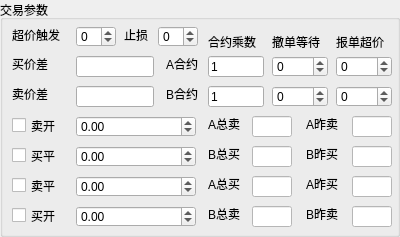
       <widget class="QGroupBox" name="groupBox">
        <property name="geometry">
         <rect>
          <x>8</x>
          <y>202</y>
          <width>400</width>
          <height>237</height>
         </rect>
        </property>
        <property name="title">
         <string>交易参数</string>
        </property>
        <widget class="QLineEdit" name="lineEdit_Azuosell">
         <property name="enabled">
          <bool>true</bool>
         </property>
         <property name="geometry">
          <rect>
           <x>352</x>
           <y>116</y>
           <width>40</width>
           <height>21</height>
          </rect>
         </property>
         <property name="sizePolicy">
          <sizepolicy hsizetype="Expanding" vsizetype="Fixed">
           <horstretch>0</horstretch>
           <verstretch>0</verstretch>
          </sizepolicy>
         </property>
         <property name="styleSheet">
          <string notr="true">color: rgb(0, 0, 0);
background-color: rgb(255, 255, 255);</string>
         </property>
         <property name="text">
          <string/>
         </property>
         <property name="readOnly">
          <bool>true</bool>
         </property>
        </widget>
        <widget class="QLabel" name="label_Abaodanpianyi_2">
         <property name="geometry">
          <rect>
           <x>336</x>
           <y>34</y>
           <width>60</width>
           <height>16</height>
          </rect>
         </property>
         <property name="text">
          <string>报单超价</string>
         </property>
        </widget>
        <widget class="QLineEdit" name="lineEdit_Bzuosell">
         <property name="enabled">
          <bool>true</bool>
         </property>
         <property name="geometry">
          <rect>
           <x>352</x>
           <y>206</y>
           <width>40</width>
           <height>21</height>
          </rect>
         </property>
         <property name="styleSheet">
          <string notr="true">color: rgb(0, 0, 0);
background-color: rgb(255, 255, 255);</string>
         </property>
         <property name="text">
          <string/>
         </property>
         <property name="readOnly">
          <bool>true</bool>
         </property>
        </widget>
        <widget class="QCheckBox" name="checkBox_duotoukai">
         <property name="geometry">
          <rect>
           <x>12</x>
           <y>206</y>
           <width>60</width>
           <height>19</height>
          </rect>
         </property>
         <property name="text">
          <string>买开</string>
         </property>
        </widget>
        <widget class="QLabel" name="label_Azongsell">
         <property name="geometry">
          <rect>
           <x>208</x>
           <y>116</y>
           <width>38</width>
           <height>16</height>
          </rect>
         </property>
         <property name="text">
          <string>A总卖</string>
         </property>
        </widget>
        <widget class="QSpinBox" name="spinBox_Abaodanpianyi">
         <property name="geometry">
          <rect>
           <x>336</x>
           <y>56</y>
           <width>56</width>
           <height>21</height>
          </rect>
         </property>
         <property name="minimum">
          <number>-999999999</number>
         </property>
         <property name="maximum">
          <number>999999999</number>
         </property>
        </widget>
        <widget class="QLabel" name="label_Bzongsell">
         <property name="geometry">
          <rect>
           <x>208</x>
           <y>206</y>
           <width>38</width>
           <height>16</height>
          </rect>
         </property>
         <property name="text">
          <string>B总卖</string>
         </property>
        </widget>
        <widget class="QSpinBox" name="spinBox_Bdengdai">
         <property name="geometry">
          <rect>
           <x>272</x>
           <y>86</y>
           <width>56</width>
           <height>21</height>
          </rect>
         </property>
         <property name="minimum">
          <number>-999999999</number>
         </property>
         <property name="maximum">
          <number>999999999</number>
         </property>
        </widget>
        <widget class="QDoubleSpinBox" name="doubleSpinBox_duotouping">
         <property name="geometry">
          <rect>
           <x>76</x>
           <y>176</y>
           <width>120</width>
           <height>21</height>
          </rect>
         </property>
         <property name="minimum">
          <double>-99999999.000000000000000</double>
         </property>
         <property name="maximum">
          <double>99999999.000000000000000</double>
         </property>
         <property name="value">
          <double>0.000000000000000</double>
         </property>
        </widget>
        <widget class="QCheckBox" name="checkBox_duotouping">
         <property name="geometry">
          <rect>
           <x>12</x>
           <y>176</y>
           <width>60</width>
           <height>19</height>
          </rect>
         </property>
         <property name="text">
          <string>卖平</string>
         </property>
        </widget>
        <widget class="QLineEdit" name="lineEdit_Bzuobuy">
         <property name="enabled">
          <bool>true</bool>
         </property>
         <property name="geometry">
          <rect>
           <x>352</x>
           <y>146</y>
           <width>40</width>
           <height>21</height>
          </rect>
         </property>
         <property name="sizePolicy">
          <sizepolicy hsizetype="Expanding" vsizetype="Fixed">
           <horstretch>0</horstretch>
           <verstretch>0</verstretch>
          </sizepolicy>
         </property>
         <property name="styleSheet">
          <string notr="true">color: rgb(0, 0, 0);
background-color: rgb(255, 255, 255);</string>
         </property>
         <property name="text">
          <string/>
         </property>
         <property name="readOnly">
          <bool>true</bool>
         </property>
        </widget>
        <widget class="QLineEdit" name="lineEdit_Bzongbuy">
         <property name="enabled">
          <bool>true</bool>
         </property>
         <property name="geometry">
          <rect>
           <x>252</x>
           <y>146</y>
           <width>40</width>
           <height>21</height>
          </rect>
         </property>
         <property name="styleSheet">
          <string notr="true">color: rgb(0, 0, 0);
background-color: rgb(255, 255, 255);</string>
         </property>
         <property name="text">
          <string/>
         </property>
         <property name="readOnly">
          <bool>true</bool>
         </property>
        </widget>
        <widget class="QLineEdit" name="lineEdit_Azongsell">
         <property name="enabled">
          <bool>true</bool>
         </property>
         <property name="geometry">
          <rect>
           <x>252</x>
           <y>116</y>
           <width>40</width>
           <height>21</height>
          </rect>
         </property>
         <property name="font">
          <font>
           <weight>50</weight>
           <bold>false</bold>
          </font>
         </property>
         <property name="styleSheet">
          <string notr="true">color: rgb(0, 0, 0);
background-color: rgb(255, 255, 255);</string>
         </property>
         <property name="text">
          <string/>
         </property>
         <property name="readOnly">
          <bool>true</bool>
         </property>
        </widget>
        <widget class="QDoubleSpinBox" name="doubleSpinBox_kongtoukai">
         <property name="geometry">
          <rect>
           <x>76</x>
           <y>116</y>
           <width>120</width>
           <height>21</height>
          </rect>
         </property>
         <property name="sizePolicy">
          <sizepolicy hsizetype="Minimum" vsizetype="Fixed">
           <horstretch>0</horstretch>
           <verstretch>0</verstretch>
          </sizepolicy>
         </property>
         <property name="baseSize">
          <size>
           <width>0</width>
           <height>0</height>
          </size>
         </property>
         <property name="minimum">
          <double>-99999999.000000000000000</double>
         </property>
         <property name="maximum">
          <double>99999999.000000000000000</double>
         </property>
         <property name="value">
          <double>0.000000000000000</double>
         </property>
        </widget>
        <widget class="QLabel" name="label_kongtoujiacha">
         <property name="geometry">
          <rect>
           <x>12</x>
           <y>56</y>
           <width>50</width>
           <height>16</height>
          </rect>
         </property>
         <property name="text">
          <string>买价差</string>
         </property>
        </widget>
        <widget class="QSpinBox" name="spinBox_Bbaodanpianyi">
         <property name="geometry">
          <rect>
           <x>336</x>
           <y>86</y>
           <width>56</width>
           <height>21</height>
          </rect>
         </property>
         <property name="minimum">
          <number>-999999999</number>
         </property>
         <property name="maximum">
          <number>999999999</number>
         </property>
        </widget>
        <widget class="QLabel" name="label_Adengdai_2">
         <property name="geometry">
          <rect>
           <x>272</x>
           <y>34</y>
           <width>60</width>
           <height>16</height>
          </rect>
         </property>
         <property name="text">
          <string>撤单等待</string>
         </property>
        </widget>
        <widget class="QLabel" name="label_Bzongbuy">
         <property name="geometry">
          <rect>
           <x>208</x>
           <y>146</y>
           <width>38</width>
           <height>16</height>
          </rect>
         </property>
         <property name="text">
          <string>B总买</string>
         </property>
        </widget>
        <widget class="QDoubleSpinBox" name="doubleSpinBox_kongtouping">
         <property name="geometry">
          <rect>
           <x>76</x>
           <y>146</y>
           <width>120</width>
           <height>21</height>
          </rect>
         </property>
         <property name="minimum">
          <double>-99999999.000000000000000</double>
         </property>
         <property name="maximum">
          <double>99999999.000000000000000</double>
         </property>
         <property name="value">
          <double>0.000000000000000</double>
         </property>
        </widget>
        <widget class="QCheckBox" name="checkBox_kongtouping">
         <property name="geometry">
          <rect>
           <x>12</x>
           <y>146</y>
           <width>60</width>
           <height>19</height>
          </rect>
         </property>
         <property name="text">
          <string>买平</string>
         </property>
        </widget>
        <widget class="QSpinBox" name="spinBox_Adengdai">
         <property name="geometry">
          <rect>
           <x>272</x>
           <y>56</y>
           <width>56</width>
           <height>21</height>
          </rect>
         </property>
         <property name="minimum">
          <number>-999999999</number>
         </property>
         <property name="maximum">
          <number>999999999</number>
         </property>
        </widget>
        <widget class="QLineEdit" name="lineEdit_Azongbuy">
         <property name="enabled">
          <bool>true</bool>
         </property>
         <property name="geometry">
          <rect>
           <x>252</x>
           <y>176</y>
           <width>40</width>
           <height>21</height>
          </rect>
         </property>
         <property name="styleSheet">
          <string notr="true">color: rgb(0, 0, 0);
background-color: rgb(255, 255, 255);</string>
         </property>
         <property name="text">
          <string/>
         </property>
         <property name="readOnly">
          <bool>true</bool>
         </property>
        </widget>
        <widget class="QLineEdit" name="lineEdit_duotoujiacha">
         <property name="geometry">
          <rect>
           <x>76</x>
           <y>86</y>
           <width>78</width>
           <height>21</height>
          </rect>
         </property>
         <property name="text">
          <string/>
         </property>
        </widget>
        <widget class="QLabel" name="label_duotoujiacha">
         <property name="geometry">
          <rect>
           <x>12</x>
           <y>86</y>
           <width>50</width>
           <height>16</height>
          </rect>
         </property>
         <property name="text">
          <string>卖价差</string>
         </property>
        </widget>
        <widget class="QLabel" name="label_Ajinsell">
         <property name="geometry">
          <rect>
           <x>306</x>
           <y>116</y>
           <width>38</width>
           <height>16</height>
          </rect>
         </property>
         <property name="text">
          <string>A昨卖</string>
         </property>
        </widget>
        <widget class="QLabel" name="label_Bjinbuy">
         <property name="geometry">
          <rect>
           <x>306</x>
           <y>146</y>
           <width>38</width>
           <height>16</height>
          </rect>
         </property>
         <property name="text">
          <string>B昨买</string>
         </property>
        </widget>
        <widget class="QLabel" name="label_Aheyue_2">
         <property name="geometry">
          <rect>
           <x>166</x>
           <y>56</y>
           <width>40</width>
           <height>16</height>
          </rect>
         </property>
         <property name="text">
          <string>A合约</string>
         </property>
        </widget>
        <widget class="QLineEdit" name="lineEdit_Azuobuy">
         <property name="enabled">
          <bool>true</bool>
         </property>
         <property name="geometry">
          <rect>
           <x>352</x>
           <y>176</y>
           <width>40</width>
           <height>21</height>
          </rect>
         </property>
         <property name="sizePolicy">
          <sizepolicy hsizetype="Expanding" vsizetype="Fixed">
           <horstretch>0</horstretch>
           <verstretch>0</verstretch>
          </sizepolicy>
         </property>
         <property name="styleSheet">
          <string notr="true">color: rgb(0, 0, 0);
background-color: rgb(255, 255, 255);</string>
         </property>
         <property name="text">
          <string/>
         </property>
         <property name="readOnly">
          <bool>true</bool>
         </property>
        </widget>
        <widget class="QLineEdit" name="lineEdit_Bzongsell">
         <property name="enabled">
          <bool>true</bool>
         </property>
         <property name="geometry">
          <rect>
           <x>252</x>
           <y>206</y>
           <width>40</width>
           <height>21</height>
          </rect>
         </property>
         <property name="styleSheet">
          <string notr="true">color: rgb(0, 0, 0);
background-color: rgb(255, 255, 255);</string>
         </property>
         <property name="text">
          <string/>
         </property>
         <property name="readOnly">
          <bool>true</bool>
         </property>
        </widget>
        <widget class="QLabel" name="label_Bjinsell">
         <property name="geometry">
          <rect>
           <x>306</x>
           <y>206</y>
           <width>38</width>
           <height>16</height>
          </rect>
         </property>
         <property name="text">
          <string>B昨卖</string>
         </property>
        </widget>
        <widget class="QLabel" name="label_Azongbuy">
         <property name="geometry">
          <rect>
           <x>208</x>
           <y>176</y>
           <width>38</width>
           <height>16</height>
          </rect>
         </property>
         <property name="text">
          <string>A总买</string>
         </property>
        </widget>
        <widget class="QDoubleSpinBox" name="doubleSpinBox_duotoukai">
         <property name="geometry">
          <rect>
           <x>76</x>
           <y>206</y>
           <width>120</width>
           <height>21</height>
          </rect>
         </property>
         <property name="minimum">
          <double>-99999999.000000000000000</double>
         </property>
         <property name="maximum">
          <double>99999999.000000000000000</double>
         </property>
         <property name="value">
          <double>0.000000000000000</double>
         </property>
        </widget>
        <widget class="QLabel" name="label_Ajinbuy">
         <property name="geometry">
          <rect>
           <x>306</x>
           <y>176</y>
           <width>38</width>
           <height>16</height>
          </rect>
         </property>
         <property name="text">
          <string>A昨买</string>
         </property>
        </widget>
        <widget class="QLineEdit" name="lineEdit_kongtoujiacha">
         <property name="geometry">
          <rect>
           <x>76</x>
           <y>56</y>
           <width>78</width>
           <height>21</height>
          </rect>
         </property>
         <property name="styleSheet">
          <string notr="true"/>
         </property>
         <property name="text">
          <string/>
         </property>
        </widget>
        <widget class="QLabel" name="label_Bheyue_2">
         <property name="geometry">
          <rect>
           <x>166</x>
           <y>86</y>
           <width>40</width>
           <height>16</height>
          </rect>
         </property>
         <property name="text">
          <string>B合约</string>
         </property>
        </widget>
        <widget class="QCheckBox" name="checkBox_kongtoukai">
         <property name="geometry">
          <rect>
           <x>12</x>
           <y>116</y>
           <width>60</width>
           <height>19</height>
          </rect>
         </property>
         <property name="text">
          <string>卖开</string>
         </property>
        </widget>
        <widget class="QLineEdit" name="lineEdit_Achengshu">
         <property name="geometry">
          <rect>
           <x>208</x>
           <y>56</y>
           <width>56</width>
           <height>21</height>
          </rect>
         </property>
         <property name="text">
          <string>1</string>
         </property>
        </widget>
        <widget class="QLabel" name="label_Achengshu">
         <property name="geometry">
          <rect>
           <x>208</x>
           <y>34</y>
           <width>60</width>
           <height>16</height>
          </rect>
         </property>
         <property name="layoutDirection">
          <enum>Qt::LeftToRight</enum>
         </property>
         <property name="text">
          <string>合约乘数</string>
         </property>
        </widget>
        <widget class="QLineEdit" name="lineEdit_Bchengshu">
         <property name="geometry">
          <rect>
           <x>208</x>
           <y>86</y>
           <width>56</width>
           <height>21</height>
          </rect>
         </property>
         <property name="text">
          <string>1</string>
         </property>
        </widget>
        <widget class="QLabel" name="label_chaojiachufa">
         <property name="geometry">
          <rect>
           <x>12</x>
           <y>26</y>
           <width>60</width>
           <height>17</height>
          </rect>
         </property>
         <property name="text">
          <string>超价触发</string>
         </property>
        </widget>
        <widget class="QSpinBox" name="spinBox_rangjia">
         <property name="geometry">
          <rect>
           <x>76</x>
           <y>26</y>
           <width>40</width>
           <height>21</height>
          </rect>
         </property>
         <property name="minimum">
          <number>-999999999</number>
         </property>
         <property name="maximum">
          <number>999999999</number>
         </property>
        </widget>
        <widget class="QSpinBox" name="spinBox_zhisun">
         <property name="geometry">
          <rect>
           <x>158</x>
           <y>26</y>
           <width>40</width>
           <height>21</height>
          </rect>
         </property>
         <property name="minimum">
          <number>-999999999</number>
         </property>
         <property name="maximum">
          <number>999999999</number>
         </property>
        </widget>
        <widget class="QLabel" name="label_zhisun">
         <property name="geometry">
          <rect>
           <x>124</x>
           <y>26</y>
           <width>30</width>
           <height>17</height>
          </rect>
         </property>
         <property name="text">
          <string>止损</string>
         </property>
        </widget>
       </widget>
